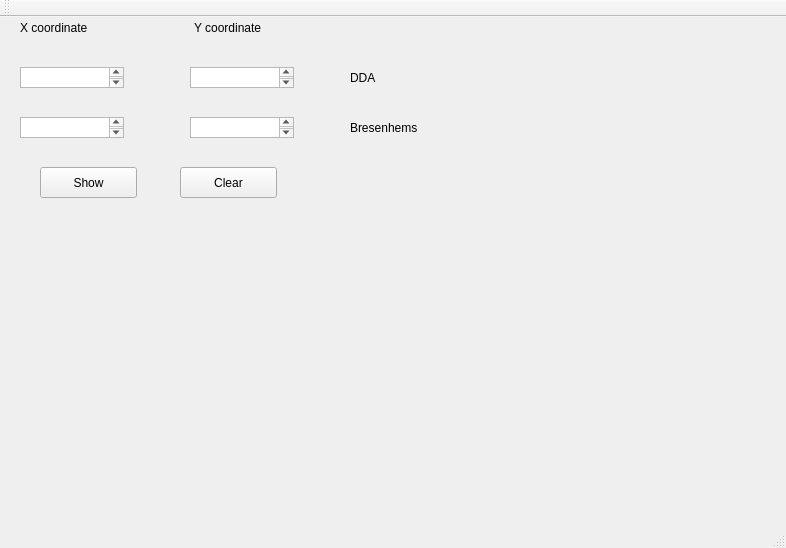
<?xml version="1.0" encoding="UTF-8"?>
<ui version="4.0">
 <class>line</class>
 <widget class="QMainWindow" name="line">
  <property name="geometry">
   <rect>
    <x>0</x>
    <y>0</y>
    <width>786</width>
    <height>548</height>
   </rect>
  </property>
  <property name="windowTitle">
   <string>line</string>
  </property>
  <widget class="QWidget" name="centralWidget">
   <widget class="QLabel" name="label">
    <property name="geometry">
     <rect>
      <x>20</x>
      <y>0</y>
      <width>91</width>
      <height>21</height>
     </rect>
    </property>
    <property name="text">
     <string>X coordinate</string>
    </property>
   </widget>
   <widget class="QLabel" name="label_2">
    <property name="geometry">
     <rect>
      <x>194</x>
      <y>0</y>
      <width>101</width>
      <height>21</height>
     </rect>
    </property>
    <property name="text">
     <string>Y coordinate</string>
    </property>
   </widget>
   <widget class="QTextEdit" name="te2">
    <property name="geometry">
     <rect>
      <x>190</x>
      <y>50</y>
      <width>104</width>
      <height>21</height>
     </rect>
    </property>
   </widget>
   <widget class="QLabel" name="l5">
    <property name="geometry">
     <rect>
      <x>430</x>
      <y>200</y>
      <width>361</width>
      <height>351</height>
     </rect>
    </property>
    <property name="text">
     <string/>
    </property>
   </widget>
   <widget class="QLabel" name="l1">
    <property name="geometry">
     <rect>
      <x>30</x>
      <y>190</y>
      <width>361</width>
      <height>351</height>
     </rect>
    </property>
    <property name="text">
     <string/>
    </property>
   </widget>
   <widget class="QTextEdit" name="te1">
    <property name="geometry">
     <rect>
      <x>20</x>
      <y>50</y>
      <width>104</width>
      <height>21</height>
     </rect>
    </property>
   </widget>
   <widget class="QPushButton" name="p1">
    <property name="geometry">
     <rect>
      <x>40</x>
      <y>150</y>
      <width>97</width>
      <height>31</height>
     </rect>
    </property>
    <property name="text">
     <string>Show</string>
    </property>
   </widget>
   <widget class="QLabel" name="label_6">
    <property name="geometry">
     <rect>
      <x>560</x>
      <y>560</y>
      <width>111</width>
      <height>31</height>
     </rect>
    </property>
    <property name="text">
     <string>Bresenhems</string>
    </property>
   </widget>
   <widget class="QLabel" name="label_5">
    <property name="geometry">
     <rect>
      <x>130</x>
      <y>560</y>
      <width>65</width>
      <height>21</height>
     </rect>
    </property>
    <property name="text">
     <string>DDA</string>
    </property>
   </widget>
   <widget class="QTextEdit" name="te4">
    <property name="geometry">
     <rect>
      <x>190</x>
      <y>100</y>
      <width>104</width>
      <height>21</height>
     </rect>
    </property>
   </widget>
   <widget class="QLabel" name="label_3">
    <property name="geometry">
     <rect>
      <x>350</x>
      <y>50</y>
      <width>65</width>
      <height>21</height>
     </rect>
    </property>
    <property name="text">
     <string>DDA</string>
    </property>
   </widget>
   <widget class="QTextEdit" name="te3">
    <property name="geometry">
     <rect>
      <x>20</x>
      <y>100</y>
      <width>104</width>
      <height>21</height>
     </rect>
    </property>
   </widget>
   <widget class="QLabel" name="label_4">
    <property name="geometry">
     <rect>
      <x>350</x>
      <y>100</y>
      <width>101</width>
      <height>21</height>
     </rect>
    </property>
    <property name="text">
     <string>Bresenhems</string>
    </property>
   </widget>
   <widget class="QPushButton" name="p2">
    <property name="geometry">
     <rect>
      <x>180</x>
      <y>150</y>
      <width>97</width>
      <height>31</height>
     </rect>
    </property>
    <property name="text">
     <string>Clear</string>
    </property>
   </widget>
  </widget>
  <widget class="QMenuBar" name="menuBar">
   <property name="geometry">
    <rect>
     <x>0</x>
     <y>0</y>
     <width>786</width>
     <height>26</height>
    </rect>
   </property>
  </widget>
  <widget class="QToolBar" name="mainToolBar">
   <attribute name="toolBarArea">
    <enum>TopToolBarArea</enum>
   </attribute>
   <attribute name="toolBarBreak">
    <bool>false</bool>
   </attribute>
  </widget>
  <widget class="QStatusBar" name="statusBar"/>
 </widget>
 <layoutdefault spacing="6" margin="11"/>
 <resources/>
 <connections/>
</ui>
